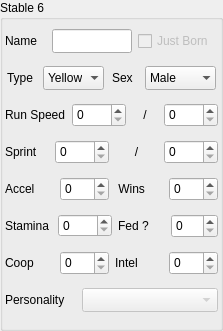
       <widget class="QGroupBox" name="box_stable6">
        <property name="enabled">
         <bool>true</bool>
        </property>
        <property name="geometry">
         <rect>
          <x>465</x>
          <y>6</y>
          <width>223</width>
          <height>331</height>
         </rect>
        </property>
        <property name="title">
         <string>Stable 6</string>
        </property>
        <layout class="QVBoxLayout" name="verticalLayout_9">
         <property name="margin">
          <number>2</number>
         </property>
         <item>
          <layout class="QHBoxLayout" name="horizontalLayout_26">
           <item>
            <widget class="QLabel" name="label_102">
             <property name="maximumSize">
              <size>
               <width>41</width>
               <height>1687897</height>
              </size>
             </property>
             <property name="text">
              <string>Name</string>
             </property>
            </widget>
           </item>
           <item>
            <widget class="QLineEdit" name="line_c6_name">
             <property name="enabled">
              <bool>true</bool>
             </property>
             <property name="maximumSize">
              <size>
               <width>80</width>
               <height>24</height>
              </size>
             </property>
             <property name="maxLength">
              <number>6</number>
             </property>
             <property name="readOnly">
              <bool>false</bool>
             </property>
            </widget>
           </item>
           <item>
            <widget class="QCheckBox" name="cb_c6_born">
             <property name="enabled">
              <bool>false</bool>
             </property>
             <property name="maximumSize">
              <size>
               <width>16777215</width>
               <height>24</height>
              </size>
             </property>
             <property name="text">
              <string>Just Born</string>
             </property>
            </widget>
           </item>
          </layout>
         </item>
         <item>
          <layout class="QHBoxLayout" name="horizontalLayout_27">
           <item>
            <widget class="QLabel" name="label_103">
             <property name="maximumSize">
              <size>
               <width>28</width>
               <height>200</height>
              </size>
             </property>
             <property name="text">
              <string>Type</string>
             </property>
            </widget>
           </item>
           <item>
            <widget class="QComboBox" name="cb_c6_type">
             <property name="minimumSize">
              <size>
               <width>61</width>
               <height>24</height>
              </size>
             </property>
             <property name="maximumSize">
              <size>
               <width>61</width>
               <height>24</height>
              </size>
             </property>
             <property name="frame">
              <bool>false</bool>
             </property>
             <item>
              <property name="text">
               <string>Yellow</string>
              </property>
             </item>
             <item>
              <property name="text">
               <string>Green</string>
              </property>
             </item>
             <item>
              <property name="text">
               <string>Blue</string>
              </property>
             </item>
             <item>
              <property name="text">
               <string>Black</string>
              </property>
             </item>
             <item>
              <property name="text">
               <string>Gold</string>
              </property>
             </item>
            </widget>
           </item>
           <item>
            <widget class="QLabel" name="label_104">
             <property name="maximumSize">
              <size>
               <width>25</width>
               <height>200</height>
              </size>
             </property>
             <property name="text">
              <string>Sex</string>
             </property>
            </widget>
           </item>
           <item>
            <widget class="QComboBox" name="cb_c6_sex">
             <property name="maximumSize">
              <size>
               <width>71</width>
               <height>24</height>
              </size>
             </property>
             <property name="frame">
              <bool>false</bool>
             </property>
             <item>
              <property name="text">
               <string>Male</string>
              </property>
             </item>
             <item>
              <property name="text">
               <string>Female</string>
              </property>
             </item>
            </widget>
           </item>
          </layout>
         </item>
         <item>
          <layout class="QHBoxLayout" name="horizontalLayout_28">
           <item>
            <widget class="QLabel" name="label_105">
             <property name="maximumSize">
              <size>
               <width>16777215</width>
               <height>16777215</height>
              </size>
             </property>
             <property name="text">
              <string>Run Speed</string>
             </property>
            </widget>
           </item>
           <item>
            <widget class="QSpinBox" name="sb_c6_speed">
             <property name="maximumSize">
              <size>
               <width>16777215</width>
               <height>24</height>
              </size>
             </property>
             <property name="alignment">
              <set>Qt::AlignLeading|Qt::AlignLeft|Qt::AlignVCenter</set>
             </property>
             <property name="maximum">
              <number>9999</number>
             </property>
            </widget>
           </item>
           <item>
            <widget class="QLabel" name="label_106">
             <property name="text">
              <string>/</string>
             </property>
             <property name="alignment">
              <set>Qt::AlignCenter</set>
             </property>
            </widget>
           </item>
           <item>
            <widget class="QSpinBox" name="sb_c6_maxspeed">
             <property name="maximumSize">
              <size>
               <width>16777215</width>
               <height>24</height>
              </size>
             </property>
             <property name="alignment">
              <set>Qt::AlignLeading|Qt::AlignLeft|Qt::AlignVCenter</set>
             </property>
             <property name="maximum">
              <number>9999</number>
             </property>
            </widget>
           </item>
          </layout>
         </item>
         <item>
          <layout class="QHBoxLayout" name="horizontalLayout_29">
           <item>
            <widget class="QLabel" name="label_107">
             <property name="maximumSize">
              <size>
               <width>91</width>
               <height>16777215</height>
              </size>
             </property>
             <property name="text">
              <string>Sprint </string>
             </property>
            </widget>
           </item>
           <item>
            <widget class="QSpinBox" name="sb_c6_sprint">
             <property name="maximumSize">
              <size>
               <width>16777215</width>
               <height>24</height>
              </size>
             </property>
             <property name="alignment">
              <set>Qt::AlignLeading|Qt::AlignLeft|Qt::AlignVCenter</set>
             </property>
             <property name="maximum">
              <number>9999</number>
             </property>
            </widget>
           </item>
           <item>
            <widget class="QLabel" name="label_147">
             <property name="text">
              <string>/</string>
             </property>
             <property name="alignment">
              <set>Qt::AlignCenter</set>
             </property>
            </widget>
           </item>
           <item>
            <widget class="QSpinBox" name="sb_c6_maxsprint">
             <property name="maximumSize">
              <size>
               <width>16777215</width>
               <height>24</height>
              </size>
             </property>
             <property name="alignment">
              <set>Qt::AlignLeading|Qt::AlignLeft|Qt::AlignVCenter</set>
             </property>
             <property name="maximum">
              <number>9999</number>
             </property>
            </widget>
           </item>
          </layout>
         </item>
         <item>
          <layout class="QHBoxLayout" name="horizontalLayout_30">
           <item>
            <widget class="QLabel" name="label_108">
             <property name="maximumSize">
              <size>
               <width>81</width>
               <height>16777215</height>
              </size>
             </property>
             <property name="text">
              <string>Accel</string>
             </property>
            </widget>
           </item>
           <item>
            <widget class="QSpinBox" name="sb_c6_accel">
             <property name="maximumSize">
              <size>
               <width>16777215</width>
               <height>24</height>
              </size>
             </property>
             <property name="alignment">
              <set>Qt::AlignLeading|Qt::AlignLeft|Qt::AlignVCenter</set>
             </property>
             <property name="maximum">
              <number>255</number>
             </property>
            </widget>
           </item>
           <item>
            <widget class="QLabel" name="label_109">
             <property name="maximumSize">
              <size>
               <width>71</width>
               <height>16777215</height>
              </size>
             </property>
             <property name="text">
              <string> Wins</string>
             </property>
            </widget>
           </item>
           <item>
            <widget class="QSpinBox" name="sb_c6_raceswon">
             <property name="maximumSize">
              <size>
               <width>16777215</width>
               <height>24</height>
              </size>
             </property>
             <property name="alignment">
              <set>Qt::AlignLeading|Qt::AlignLeft|Qt::AlignVCenter</set>
             </property>
             <property name="maximum">
              <number>255</number>
             </property>
            </widget>
           </item>
          </layout>
         </item>
         <item>
          <layout class="QHBoxLayout" name="horizontalLayout_31">
           <item>
            <widget class="QLabel" name="label_110">
             <property name="text">
              <string>Stamina</string>
             </property>
            </widget>
           </item>
           <item>
            <widget class="QSpinBox" name="sb_c6_stamina">
             <property name="alignment">
              <set>Qt::AlignLeading|Qt::AlignLeft|Qt::AlignVCenter</set>
             </property>
             <property name="maximum">
              <number>9999</number>
             </property>
            </widget>
           </item>
           <item>
            <widget class="QLabel" name="label_111">
             <property name="maximumSize">
              <size>
               <width>61</width>
               <height>16777215</height>
              </size>
             </property>
             <property name="text">
              <string>Fed ?</string>
             </property>
            </widget>
           </item>
           <item>
            <widget class="QSpinBox" name="sb_c6_pcount">
             <property name="maximumSize">
              <size>
               <width>16777215</width>
               <height>24</height>
              </size>
             </property>
             <property name="alignment">
              <set>Qt::AlignLeading|Qt::AlignLeft|Qt::AlignVCenter</set>
             </property>
             <property name="maximum">
              <number>255</number>
             </property>
            </widget>
           </item>
          </layout>
         </item>
         <item>
          <layout class="QHBoxLayout" name="horizontalLayout_32">
           <item>
            <widget class="QLabel" name="label_112">
             <property name="maximumSize">
              <size>
               <width>81</width>
               <height>16777215</height>
              </size>
             </property>
             <property name="text">
              <string>Coop</string>
             </property>
            </widget>
           </item>
           <item>
            <widget class="QSpinBox" name="sb_c6_coop">
             <property name="maximumSize">
              <size>
               <width>16777215</width>
               <height>24</height>
              </size>
             </property>
             <property name="alignment">
              <set>Qt::AlignLeading|Qt::AlignLeft|Qt::AlignVCenter</set>
             </property>
             <property name="maximum">
              <number>255</number>
             </property>
            </widget>
           </item>
           <item>
            <widget class="QLabel" name="label_113">
             <property name="maximumSize">
              <size>
               <width>71</width>
               <height>16777215</height>
              </size>
             </property>
             <property name="text">
              <string>Intel</string>
             </property>
            </widget>
           </item>
           <item>
            <widget class="QSpinBox" name="sb_c6_intel">
             <property name="maximumSize">
              <size>
               <width>16777215</width>
               <height>24</height>
              </size>
             </property>
             <property name="alignment">
              <set>Qt::AlignLeading|Qt::AlignLeft|Qt::AlignVCenter</set>
             </property>
             <property name="maximum">
              <number>255</number>
             </property>
            </widget>
           </item>
          </layout>
         </item>
         <item>
          <layout class="QHBoxLayout" name="horizontalLayout_33">
           <item>
            <widget class="QLabel" name="label_114">
             <property name="maximumSize">
              <size>
               <width>71</width>
               <height>16777215</height>
              </size>
             </property>
             <property name="text">
              <string>Personality</string>
             </property>
            </widget>
           </item>
           <item>
            <widget class="QComboBox" name="sb_c6_personality">
             <property name="enabled">
              <bool>false</bool>
             </property>
             <property name="maximumSize">
              <size>
               <width>16777215</width>
               <height>24</height>
              </size>
             </property>
            </widget>
           </item>
          </layout>
         </item>
        </layout>
       </widget>
